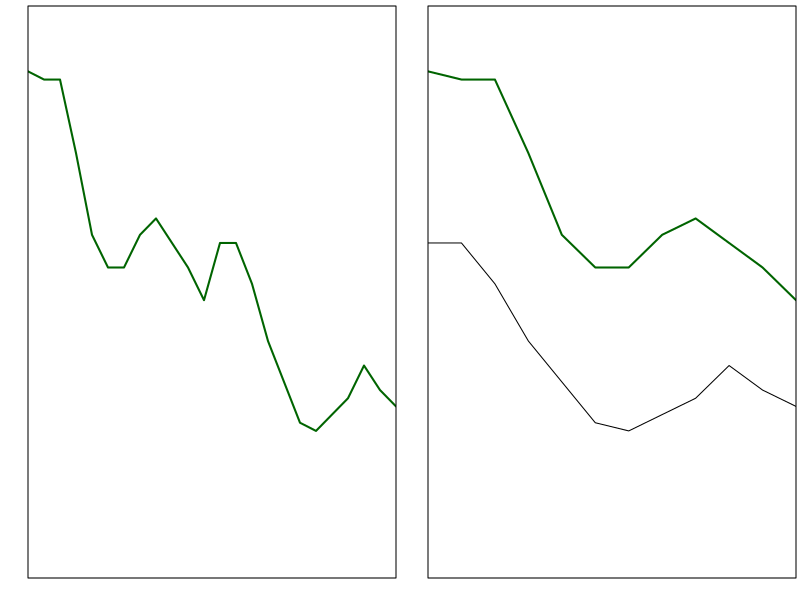

The R script that drew this image:

datos <- read.csv2("paro.csv")

png("paro.png", width=1350, height=650, res = 300)
par(mar=c(1, 1.3, 0.2, 0.1) + 0.1, mgp = c(0,0,0), mfrow=c(1,2))
t=0.6

plot(seq(1, 24, 1), datos$ParoMM, type = "l", xlab="", ylab="", 
     ylim=c(2.5, 3.2), xpd = FALSE,  yaxt='n',  xaxt='n', xaxs="i", yaxs="i",
     lwd=2, col = "darkgreen"
)
# grid(nx=9, ny=10)
# 
# axis(1, at=seq(1, 10, 1), tck=-0.02, cex.axis=t-0.08, padj = -0.3)
# axis(2, at=seq(100, 200, 20), las=1, tck=-0.015, hadj = 1.4, cex.axis=t-0.08)

plot(seq(1, 12, 1), datos$ParoMM[datos$Anio==2022], type = "l", xlab="", ylab="", 
     ylim=c(2.5, 3.2), xpd = FALSE,  yaxt='n',  xaxt='n', xaxs="i", yaxs="i",
     lwd=2, col = "darkgreen"
)
#lines(seq(1, 12, 1), datos$ParoMM[datos$Anio==2022], type = "l")
lines(seq(1, 12, 1), datos$ParoMM[datos$Anio==2023], type = "l")
# grid(nx=9, ny=10)
# 
# axis(1, at=seq(1, 10, 1), tck=-0.02, cex.axis=t-0.08, padj = -0.3)
# axis(2, at=seq(0, 250, 50), las=1, tck=-0.015, hadj = 1.4, cex.axis=t-0.08)

dev.off()
